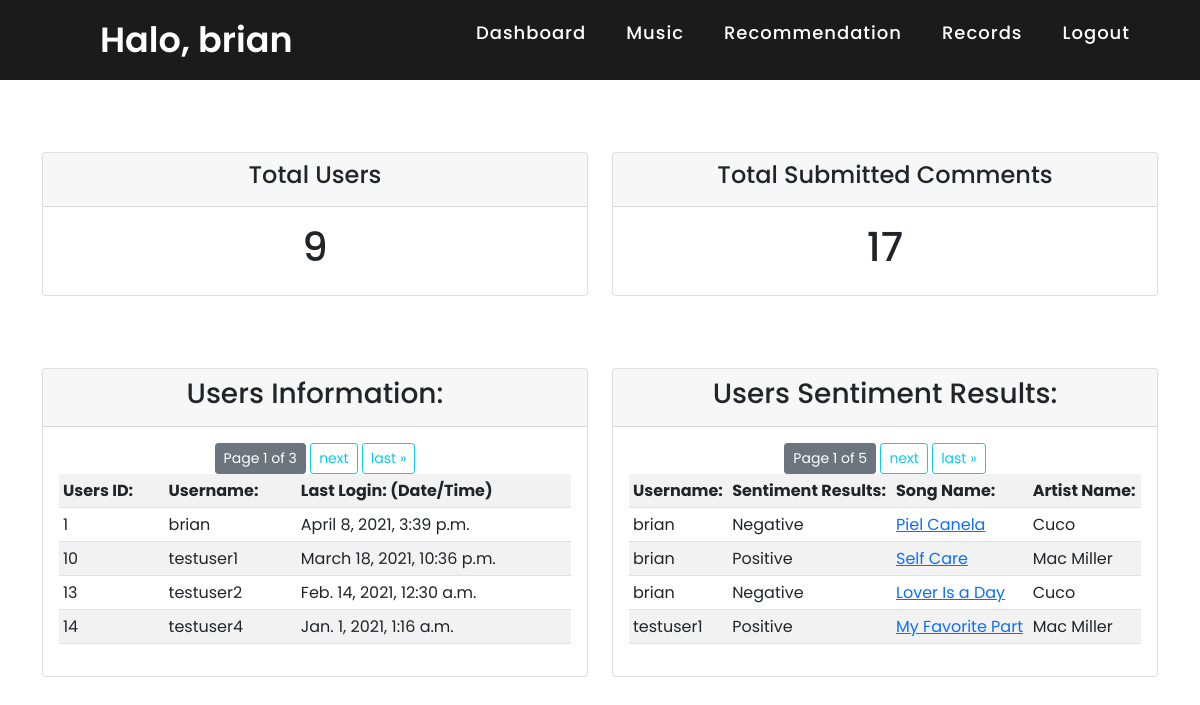
The page /dashboard/ (signed in) on the database its author committed.
### accounts/models.py (models this page shows, shortened)
class Sentiment_Records(models.Model):
    song_comments = models.TextField(max_length=500)
    sentiment_result = models.TextField(max_length=200)
    sentiment_polarity = models.FloatField(validators=[MinValueValidator(-1), MaxValueValidator(1)])
    sentiment_subjectivity = models.FloatField(validators=[MinValueValidator(0), MaxValueValidator(1)])
    date_created = models.DateTimeField(auto_now_add=True, null=True)
    usr = models.ForeignKey(User, null=True, on_delete=models.SET_NULL)
    song = models.ForeignKey(Songs, null=True, on_delete=models.SET_NULL)

class Songs(models.Model):
    artist_name = models.TextField(max_length=200)
    Song_name = models.TextField(max_length=200)
    album_name = models.TextField(max_length=200)
    track_number =  models.TextField(max_length=100)
    release_date = models.TextField(max_length=100)
    popularity = models.IntegerField(default=0)
    songs_id = models.TextField(max_length=100, db_index=True)
    Song_image = models.TextField(max_length=500)
    Song_preview = models.TextField(max_length=500)
    date_created = models.DateTimeField(auto_now_add=True, null=True)
    likes = models.ManyToManyField(User, related_name='songs_post')

### accounts/decorators.py (the view)
		def wrapper_func(request, *args, **kwargs):
			group = None
			if request.user.groups.exists():
				group = request.user.groups.all()[0].name
			if group in allowed_roles:
				return view_func(request, *args, **kwargs)
			else:
				return redirect('404')

### accounts/views.py (called while the page is built)
@login_required(login_url='login')
@allowed_users(allowed_roles=['admin'])
@admin_only
def AdminHomepage(request):
	users  = User.objects.all()
	paginator2 = Paginator(users, 4)
	page_number2 = request.GET.get('page2')
	page_obj2 = paginator2.get_page(page_number2)
	comments = Sentiment_Records.objects.all()
	paginator = Paginator(comments, 4)
	page_number = request.GET.get('page')
	page_obj = paginator.get_page(page_number)
	groups = Group.objects.all()
	total_users = users.count()
	total_comments = comments.count()
	context = {'users':page_obj2, 'comments':page_obj, 'groups':groups, 'total_users':total_users, 'total_comments':total_comments}
	return render(request, 'accounts/dashboard.html', context)

### accounts/templates/accounts/dashboard.html (shortened to what this page needs)
{% extends 'accounts/main.html' %}
   {% block content %}
<br>
<br>
<br>
<div class="row">
	<div class="col">
		<div class="col-md">
			<div class="card text-center">
			  	<div class="card-header">
			  		<h4 class="card-title">Total Users</h4>
			  	</div>
			  	<div class="card-body">
			    	<h1 class="card-title">{{total_users}}</h1>
			  	</div>
			</div>
		</div>
	</div>
	<div class="col">
		<div class="col-md">
			<div class="card text-center">
			  	<div class="card-header">
			  		<h4 class="card-title">Total Submitted Comments</h4>
			  	</div>
			  	<div class="card-body">
			    	<h1 class="card-title">{{total_comments}}</h1>
			  	</div>
			</div>
		</div>
	</div>
</div>
<br>
<br>
<br>
<div class="row">
	<div class="col">
		<div class="col-md">
			<div class="card text-center">
			  	<div class="card-header">
			  		<h3 class="card-title">Users Information: </h3>
			  	</div>
			  	<div class="card-body">
                			<span class="current">
                    			<a class="btn btn-sm btn-secondary" disabled >Page {{ users.number }} of {{ users.paginator.num_pages }}</a>
                			</span>
				              {% if users.has_next %}
				                  <a href="?page2={{ users.next_page_number }}" class="btn btn-outline-info btn-sm">next</a>
				                  <a href="?page2={{ users.paginator.num_pages }}" class="btn btn-outline-info btn-sm">last &raquo;</a>
				              {% endif %}
				              <br>
			    	<table class="table table-sm table-striped table-hover">
						<tr>
							<th>Users ID: </th>
							<th>Username: </th>
							<th>Last Login: (Date/Time)</th>
						</tr>
						{% for user in users %}
						<tr>
							<td>{{user.id}}</td>
							<td>{{user.username}}</td>
							<td>{{user.last_login}}</td>
						</tr>
						{% endfor %}
					</table>
			  	</div>
			</div>
		</div>
	</div>
	<div class="col">
		<div class="col-md">
			<div class="card text-center">
			  	<div class="card-header">
			  		<h3 class="card-title">Users Sentiment Results: </h3>
			  	</div>
			  	<div class="card-body">
                			<span class="current">
                    			<a class="btn btn-sm btn-secondary" disabled >Page {{ comments.number }} of {{ comments.paginator.num_pages }}</a>
                			</span>
				              {% if comments.has_next %}
				                  <a href="?page={{ comments.next_page_number }}" class="btn btn-outline-info btn-sm">next</a>
				                  <a href="?page={{ comments.paginator.num_pages }}" class="btn btn-outline-info btn-sm">last &raquo;</a>
				              {% endif %}
				              <br>
			    	<table class="table table-sm table-striped table-hover">
						<tr>
							<th>Username: </th>
							<th>Sentiment Results: </th>
							<th>Song Name: </th>
							<th>Artist Name: </th>
						</tr>
						{% for comment in comments %}
						<tr>
							<td>{{comment.usr}}</td>
							<td>{{comment.sentiment_result}}</td>
							<td><a href ="{% url 'music_profile' comment.song.id %}">{{comment.song.Song_name}}</a></td>
							<td>{{comment.song.artist_name}}</td>
						</tr>
						{% endfor %}
					</table>
			  	</div>
			</div>
		</div>
	</div>
</div>
   {% endblock %}

### accounts/templates/accounts/navbar.html (shortened to what this page needs)
<nav>
      <div class="logo">
		Halo, {{request.user}}
	 </div>
      <ul>
      	{% if request.user.is_staff %}
      	<li><a href="{% url 'dashboard' %}">Dashboard</a></li>
      	{% endif %}
		<li><a href="{% url 'music' %}">Music</a></li>
		<li><a href="{% url 'recommendation' %}">Recommendation</a></li>
		<li><a href="{% url 'records' %}">Records</a></li>
		<li><a href="{% url 'logout' %}">Logout</a></li>
	  </ul>
</nav>

### accounts/static/css/nav.css (style rules this page uses)
* { margin: 0; padding: 0; box-sizing: border-box; font-family: 'Poppins', sans-serif; }
nav { display: flex; height: 80px; width: 100%; background: #1b1b1b; align-items: center; justify-content: space-between; padding: 0 50px 0 100px; flex-wrap: wrap; }
nav .logo { color: #fff; font-size: 35px; font-weight: 600; }
nav ul { display: flex; flex-wrap: wrap; list-style: none; }
nav ul li { margin: 0 5px; }
nav ul li a { color: #fff; text-decoration: none; font-size: 18px; font-weight: 500; padding: 8px 15px; border-radius: 5px; letter-spacing: 1px; }

### rows shown on the page
Sentiment_Records: usr "brian", sentiment_result "Negative", song.Song_name "Piel Canela", song.artist_name "Cuco"
Sentiment_Records: usr "brian", sentiment_result "Positive", song.Song_name "Self Care", song.artist_name "Mac Miller"
Sentiment_Records: usr "brian", sentiment_result "Negative", song.Song_name "Lover Is a Day", song.artist_name "Cuco"
Sentiment_Records: usr "testuser1", sentiment_result "Positive", song.Song_name "My Favorite Part", song.artist_name "Mac Miller"

### other values the page prints
{{ request.user }} "brian"
{{ total_users }} "9"
{{ total_comments }} "17"
{{ users.number }} "1"
{{ users.paginator.num_pages }} "3"
{{ user.id }} "1"
{{ user.username }} "brian"
{{ user.last_login }} "April 8, 2021, 3:39 p.m."
{{ user.id }} "10"
{{ user.username }} "testuser1"
{{ user.last_login }} "March 18, 2021, 10:36 p.m."
{{ user.id }} "13"
{{ user.username }} "testuser2"
{{ user.last_login }} "Feb. 14, 2021, 12:30 a.m."
{{ user.id }} "14"
